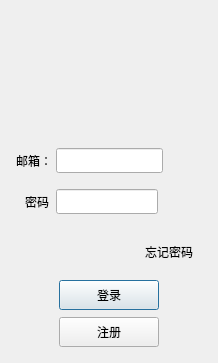
<?xml version="1.0" encoding="UTF-8"?>
<ui version="4.0">
 <class>loginDialog</class>
 <widget class="QDialog" name="loginDialog">
  <property name="geometry">
   <rect>
    <x>0</x>
    <y>0</y>
    <width>218</width>
    <height>363</height>
   </rect>
  </property>
  <property name="minimumSize">
   <size>
    <width>200</width>
    <height>200</height>
   </size>
  </property>
  <property name="maximumSize">
   <size>
    <width>222</width>
    <height>363</height>
   </size>
  </property>
  <property name="windowTitle">
   <string>Dialog</string>
  </property>
  <layout class="QHBoxLayout" name="horizontalLayout_2">
   <item>
    <layout class="QVBoxLayout" name="verticalLayout">
     <property name="spacing">
      <number>7</number>
     </property>
     <property name="leftMargin">
      <number>5</number>
     </property>
     <property name="topMargin">
      <number>5</number>
     </property>
     <property name="rightMargin">
      <number>5</number>
     </property>
     <property name="bottomMargin">
      <number>5</number>
     </property>
     <item>
      <widget class="QLabel" name="err_tip">
       <property name="text">
        <string/>
       </property>
      </widget>
     </item>
     <item>
      <widget class="QWidget" name="head_widget" native="true">
       <property name="minimumSize">
        <size>
         <width>200</width>
         <height>120</height>
        </size>
       </property>
       <property name="maximumSize">
        <size>
         <width>200</width>
         <height>120</height>
        </size>
       </property>
       <layout class="QGridLayout" name="gridLayout">
        <item row="0" column="0">
         <widget class="QLabel" name="head_label">
          <property name="text">
           <string/>
          </property>
          <property name="pixmap">
           <pixmap resource="rc.qrc">:/res/ice.png</pixmap>
          </property>
          <property name="scaledContents">
           <bool>true</bool>
          </property>
          <property name="alignment">
           <set>Qt::AlignmentFlag::AlignLeading|Qt::AlignmentFlag::AlignLeft|Qt::AlignmentFlag::AlignVCenter</set>
          </property>
          <property name="margin">
           <number>5</number>
          </property>
          <property name="indent">
           <number>-1</number>
          </property>
          <property name="openExternalLinks">
           <bool>false</bool>
          </property>
         </widget>
        </item>
       </layout>
      </widget>
     </item>
     <item>
      <spacer name="verticalSpacer">
       <property name="orientation">
        <enum>Qt::Orientation::Vertical</enum>
       </property>
       <property name="sizeHint" stdset="0">
        <size>
         <width>20</width>
         <height>40</height>
        </size>
       </property>
      </spacer>
     </item>
     <item>
      <layout class="QHBoxLayout" name="horizontalLayout">
       <property name="spacing">
        <number>4</number>
       </property>
       <property name="leftMargin">
        <number>0</number>
       </property>
       <property name="topMargin">
        <number>0</number>
       </property>
       <property name="rightMargin">
        <number>0</number>
       </property>
       <property name="bottomMargin">
        <number>0</number>
       </property>
       <item>
        <widget class="QLabel" name="email_lib">
         <property name="minimumSize">
          <size>
           <width>0</width>
           <height>25</height>
          </size>
         </property>
         <property name="maximumSize">
          <size>
           <width>16777215</width>
           <height>25</height>
          </size>
         </property>
         <property name="text">
          <string>邮箱：</string>
         </property>
        </widget>
       </item>
       <item>
        <widget class="QLineEdit" name="email_edit">
         <property name="minimumSize">
          <size>
           <width>0</width>
           <height>25</height>
          </size>
         </property>
         <property name="maximumSize">
          <size>
           <width>16777215</width>
           <height>25</height>
          </size>
         </property>
        </widget>
       </item>
       <item>
        <spacer name="horizontalSpacer_7">
         <property name="orientation">
          <enum>Qt::Orientation::Horizontal</enum>
         </property>
         <property name="sizeHint" stdset="0">
          <size>
           <width>40</width>
           <height>20</height>
          </size>
         </property>
        </spacer>
       </item>
      </layout>
     </item>
     <item>
      <widget class="QWidget" name="widget_2" native="true">
       <layout class="QHBoxLayout" name="horizontalLayout_5">
        <item>
         <widget class="QLabel" name="sercetlabel">
          <property name="minimumSize">
           <size>
            <width>25</width>
            <height>25</height>
           </size>
          </property>
          <property name="maximumSize">
           <size>
            <width>25</width>
            <height>25</height>
           </size>
          </property>
          <property name="text">
           <string>密码:</string>
          </property>
         </widget>
        </item>
        <item>
         <widget class="QLineEdit" name="pass_edit">
          <property name="minimumSize">
           <size>
            <width>0</width>
            <height>25</height>
           </size>
          </property>
          <property name="maximumSize">
           <size>
            <width>10000</width>
            <height>25</height>
           </size>
          </property>
         </widget>
        </item>
        <item>
         <spacer name="horizontalSpacer_6">
          <property name="orientation">
           <enum>Qt::Orientation::Horizontal</enum>
          </property>
          <property name="sizeHint" stdset="0">
           <size>
            <width>40</width>
            <height>20</height>
           </size>
          </property>
         </spacer>
        </item>
       </layout>
      </widget>
     </item>
     <item>
      <widget class="QWidget" name="widget_3" native="true">
       <layout class="QHBoxLayout" name="horizontalLayout_6">
        <item>
         <spacer name="horizontalSpacer">
          <property name="orientation">
           <enum>Qt::Orientation::Horizontal</enum>
          </property>
          <property name="sizeHint" stdset="0">
           <size>
            <width>40</width>
            <height>20</height>
           </size>
          </property>
         </spacer>
        </item>
        <item>
         <widget class="ClickedLabel" name="forget_label">
          <property name="minimumSize">
           <size>
            <width>0</width>
            <height>25</height>
           </size>
          </property>
          <property name="maximumSize">
           <size>
            <width>16777215</width>
            <height>25</height>
           </size>
          </property>
          <property name="text">
           <string>忘记密码</string>
          </property>
         </widget>
        </item>
       </layout>
      </widget>
     </item>
     <item>
      <spacer name="verticalSpacer_2">
       <property name="orientation">
        <enum>Qt::Orientation::Vertical</enum>
       </property>
       <property name="sizeHint" stdset="0">
        <size>
         <width>20</width>
         <height>40</height>
        </size>
       </property>
      </spacer>
     </item>
     <item>
      <layout class="QHBoxLayout" name="horizontalLayout_3">
       <item>
        <spacer name="horizontalSpacer_2">
         <property name="orientation">
          <enum>Qt::Orientation::Horizontal</enum>
         </property>
         <property name="sizeHint" stdset="0">
          <size>
           <width>40</width>
           <height>20</height>
          </size>
         </property>
        </spacer>
       </item>
       <item>
        <widget class="QPushButton" name="login_btn">
         <property name="minimumSize">
          <size>
           <width>100</width>
           <height>30</height>
          </size>
         </property>
         <property name="maximumSize">
          <size>
           <width>100</width>
           <height>30</height>
          </size>
         </property>
         <property name="text">
          <string>登录</string>
         </property>
        </widget>
       </item>
       <item>
        <spacer name="horizontalSpacer_3">
         <property name="orientation">
          <enum>Qt::Orientation::Horizontal</enum>
         </property>
         <property name="sizeHint" stdset="0">
          <size>
           <width>40</width>
           <height>20</height>
          </size>
         </property>
        </spacer>
       </item>
      </layout>
     </item>
     <item>
      <layout class="QHBoxLayout" name="horizontalLayout_4">
       <item>
        <spacer name="horizontalSpacer_4">
         <property name="orientation">
          <enum>Qt::Orientation::Horizontal</enum>
         </property>
         <property name="sizeHint" stdset="0">
          <size>
           <width>40</width>
           <height>20</height>
          </size>
         </property>
        </spacer>
       </item>
       <item>
        <widget class="QPushButton" name="reg_btn">
         <property name="minimumSize">
          <size>
           <width>100</width>
           <height>30</height>
          </size>
         </property>
         <property name="maximumSize">
          <size>
           <width>100</width>
           <height>30</height>
          </size>
         </property>
         <property name="text">
          <string>注册</string>
         </property>
        </widget>
       </item>
       <item>
        <spacer name="horizontalSpacer_5">
         <property name="orientation">
          <enum>Qt::Orientation::Horizontal</enum>
         </property>
         <property name="sizeHint" stdset="0">
          <size>
           <width>40</width>
           <height>20</height>
          </size>
         </property>
        </spacer>
       </item>
      </layout>
     </item>
     <item>
      <spacer name="verticalSpacer_3">
       <property name="orientation">
        <enum>Qt::Orientation::Vertical</enum>
       </property>
       <property name="sizeHint" stdset="0">
        <size>
         <width>20</width>
         <height>40</height>
        </size>
       </property>
      </spacer>
     </item>
    </layout>
   </item>
  </layout>
 </widget>
 <customwidgets>
  <customwidget>
   <class>ClickedLabel</class>
   <extends>QLabel</extends>
   <header>clickedlabel.h</header>
  </customwidget>
 </customwidgets>
 <resources>
  <include location="rc.qrc"/>
 </resources>
 <connections/>
</ui>
